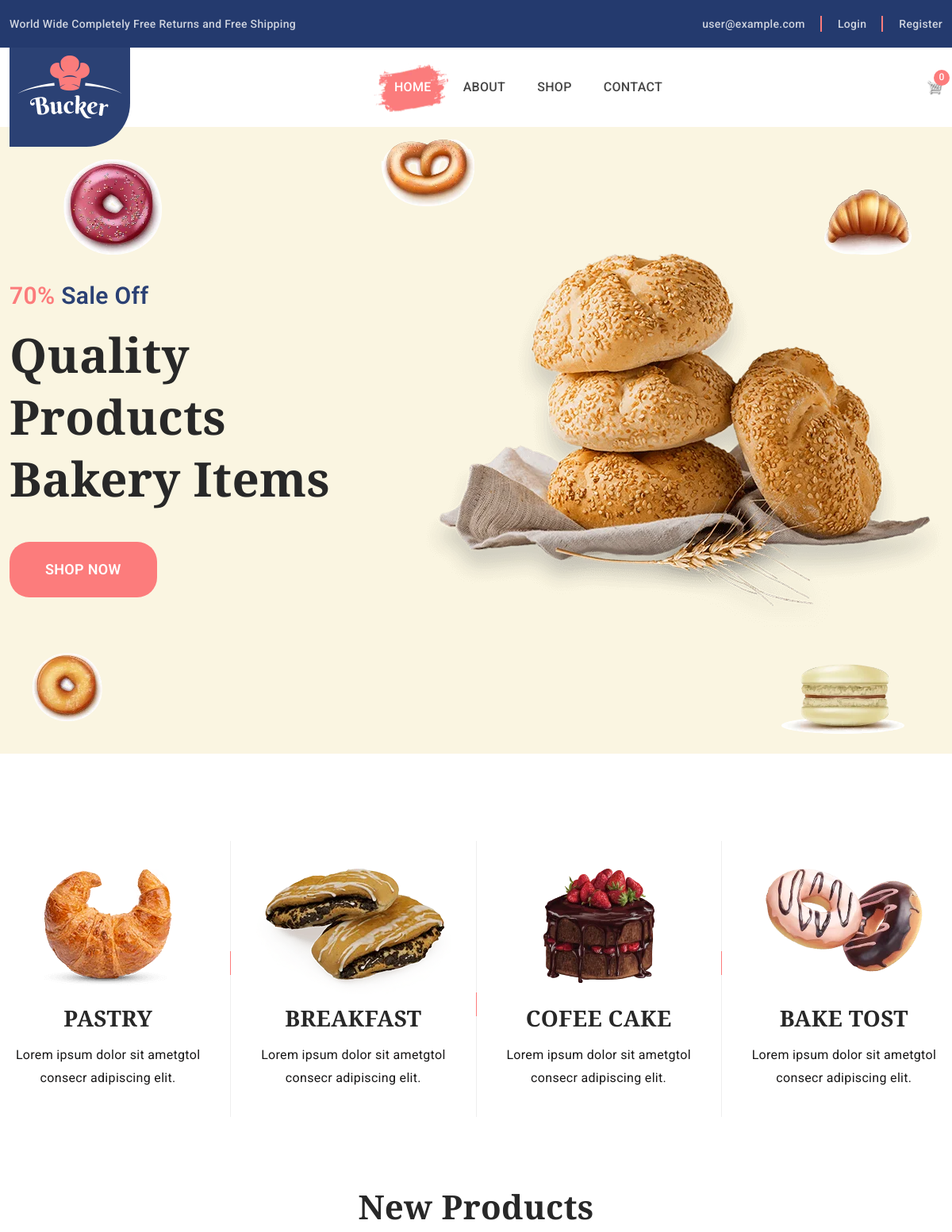
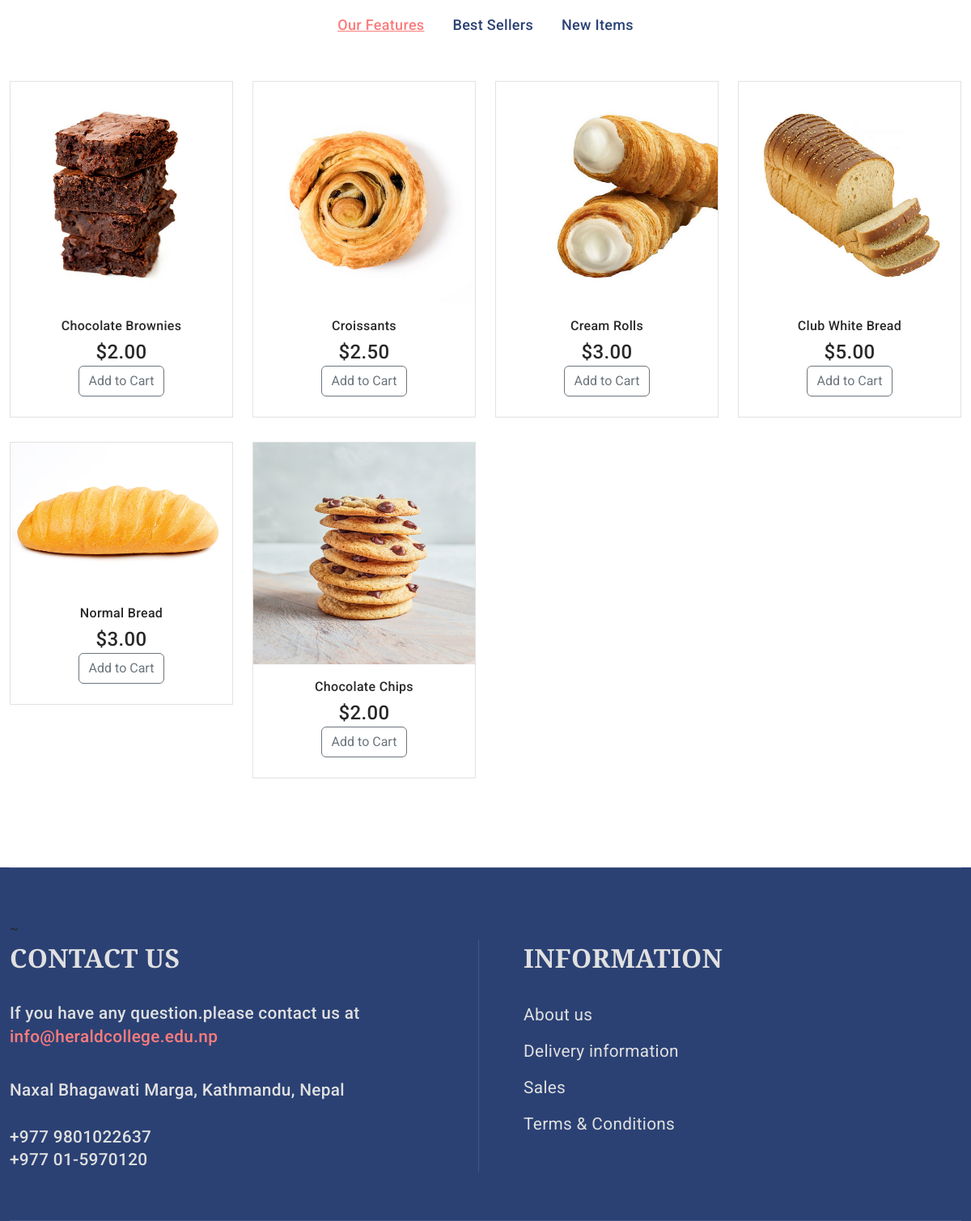
The page / on the database its author committed (2 pictures, top to bottom).
### Home/models.py (models this page shows, shortened)
class Product(models.Model):
    name = models.CharField(max_length=200,null=True)
    price = models.FloatField()
    description = models.TextField(max_length=250,null=True)
    image = models.ImageField(null=True,blank=True,upload_to='images/')
    date = models.DateField(auto_created=True,auto_now_add=True)
    category = models.ForeignKey(Category, on_delete=models.CASCADE)
    @property
    def imageURL(self):
        try:
            url = self.image.url
        except:
            url = ''
        return url

### Home/views.py (the view)
# urls.py: 2. Add a URL to urlpatterns:  path('', views.home, name='home')
def home(request):
    email = None
    products = Product.objects.all()
    order = None
    if request.user.is_authenticated:
        email = request.user.email
        customer = request.user.customer
        order, created = Order.objects.get_or_create(customer=customer, complete=False)
        items = order.orderitem_set.all()
        cartItems = order.get_cart_items
    else:
        items = []
        order = {
            'get_cart_total': 0,
            'get_cart_items': 0,
            'shipping': False,
        }
        cartItems = order['get_cart_items']
    context = {
        'order': order,
        'email': email,
        'products': products,
        'cartItems': cartItems,
    }
    return render(request, 'index.html', context=context)

### templates/index.html (shortened to what this page needs)
{% load static %}
<!doctype html>
<html class="no-js" lang="zxx">
<head>
    <link rel="stylesheet" href="{% static 'css/vendor/bootstrap.min.css' %}">
    <link rel="stylesheet" href="{% static 'css/slick.css' %}">
    <link rel="stylesheet" href="{% static 'css/owl.carousel.min.css' %}">
    <link rel="stylesheet" href="{% static 'css/ionicons.min.css' %}">
    <link rel="stylesheet" href="{% static 'css/pe-icon-7-stroke.css' %}">
    <link rel="stylesheet" href="{% static 'css/animate.css' %}">
    <link rel="stylesheet" href="{% static 'css/nice-select.css' %}">
    <link rel="stylesheet" href="{% static 'css/magnific-popup.css' %}">
    <link rel="stylesheet" href="{% static 'css/jquery-ui.min.css' %}">
    <link rel="stylesheet" href="{% static 'css/style.css' %}">
</head>
<body>
<header class="header_section">
    <div class="header_top">
        <div class="container">
            <div class="row">
                <div class="col-12">
                    <div class="header_top_inner d-flex justify-content-between">
                        <div class="welcome_text">
                            <p>World Wide Completely Free Returns and Free Shipping</p>
                        </div>
                        <div class="header_top_sidebar d-flex align-items-center">
                            <ul class="d-flex">
                                <li> <a href="mailto:{{ 'demo@example.com' }}">{{ email|default:'user@example.com' }}</a></li>
                                {% if user.is_authenticated %}
                                <li class="account_link"> <i class="icofont-user-alt-7"></i><a href="{% url 'acccount'%}">Account</a>
                                    <ul class="dropdown_account_link">
                                        <li><a href="{% url 'acccount' %}">My Account</a></li>
                                        <li><a href="{% url 'logout' %}">Logout</a></li>
                                    </ul>
                                </li>
                                {% else %}
                                <li><a href="{% url 'login' %}">Login</a></li>
                                <li><a href="{% url 'register' %}">Register</a></li>
                                {% endif %}
                            </ul>
                        </div>
                    </div>
                </div>
            </div>
        </div>
    </div>
        <div class="container">
            <div class="row">
                <div class="col-12">
                    <div class="main_header d-flex justify-content-between align-items-center">
                        <div class="header_logo">
                            <a class="sticky_none" href="{% url "index" %}"><img src="{% static 'img/logo/logo.png'%}" alt=""></a>
                        </div>
                        <div class="main_menu d-none d-lg-block">
                            <nav>
                                <ul class="d-flex">
                                    <li><a class="active" href="{% url 'index'%}">Home</a></li>
                                    <li><a href="{% url 'about' %}">About</a></li>
                                    <li> <a href="{% url 'shop' %}">Shop</a></li>
                                    <li><a href="{% url 'contact'%}">Contact</a></li>
                                </ul>
                            </nav>
                        </div>
                        <div class="header_account">
                            <ul class="d-flex">
                                <li class="shopping_cart">
                                    <a href="{% url 'cart' %}">
                                        <span class="item_count">{{ cartItems }}</span>
                                        <span class="cart_logo" style="display: inline-block;">
                                            <img src="{% static 'img/logo/cart.png' %}" alt="Cart Logo" style="width: 20px; height: 20px;">
                                        </span>
                                    </a>
                                </li>
                            </ul>
                        </div>
                    </div>
                </div>
            </div>
        </div>
    </header>
    <div class="hero_banner_section d-flex align-items-center mb-110">
        <div class="container">
            <div class="hero_banner_inner">
                <div class="row align-items-center">
                    <div class="col-lg-5">
                        <div class="hero_content">
                            <h3 class="wow fadeInUp" data-wow-delay="0.1s" data-wow-duration="1.1s"><span>70%</span> Sale Off</h3>
                            <h1 class="wow fadeInUp" data-wow-delay="0.2s" data-wow-duration="1.2s">Quality Products Bakery Items</h1>
                            <a class="btn btn-link wow fadeInUp" data-wow-delay="0.3s" data-wow-duration="1.3s" href="{%url "shop"%}">Shop Now</a>
                        </div>
                    </div>
                    <div class="col-lg-7">
                        <div class="hero_shape_banner">
                            <img class="banner_keyframes_animation wow" src="{% static 'img/bg/hero-banner-shape.png'%}" alt="">
                        </div>
                    </div>
                </div>
            </div>
        </div>
        <div class="hero_mini_shape shape1">
            <img src="{% static 'img/others/hero-mini-shape1.png'%}" alt="">
        </div>
        <div class="hero_mini_shape shape2">
            <img src="{% static 'img/others/hero-mini-shape2.png'%}" alt="">
        </div>
        <div class="hero_mini_shape shape3">
            <img src="{% static 'img/others/hero-mini-shape3.png'%}" alt="">
        </div>
        <div class="hero_mini_shape shape4">
            <img src="{% static 'img/others/hero-mini-shape4.png'%}" alt="">
        </div>
        <div class="hero_mini_shape shape5">
            <img src="{% static 'img/others/hero-mini-shape5.png'%}" alt="">
        </div>
    </div>
    <div class="service_section mb-86">
        <div class="container">
            <div class="row">
                <div class="col-12">
                    <div class="services_section_inner d-flex justify-content-between">
                        <div class="single_services one text-center wow fadeInUp" data-wow-delay="0.1s" data-wow-duration="1.1s">
                            <div class="services_thumb">
                                <img src="{% static 'img/others/services1.png'%}" alt="">
                            </div>
                            <div class="services_content">
                                <h3><a href="{% url 'shop'%}">Pastry</a></h3>
                                <p>Lorem ipsum dolor sit ametgtol consecr adipiscing elit.</p>
                            </div>
                        </div>
                        <div class="single_services two text-center wow fadeInUp" data-wow-delay="0.2s" data-wow-duration="1.2s">
                            <div class="services_thumb">
                                <img src="{% static 'img/others/services2.png'%}" alt="">
                            </div>
                            <div class="services_content">
                                <h3><a href="{% url 'shop'%}">Breakfast</a></h3>
                                <p>Lorem ipsum dolor sit ametgtol consecr adipiscing elit.</p>
                            </div>
                        </div>
                        <div class="single_services three text-center wow fadeInUp" data-wow-delay="0.3s" data-wow-duration="1.3s">
                            <div class="services_thumb">
                                <img src="{% static 'img/others/services3.png'%}" alt="">
                            </div>
                            <div class="services_content">
                                <h3><a href="{% url 'shop'%}">Cofee Cake</a></h3>
                                <p>Lorem ipsum dolor sit ametgtol consecr adipiscing elit.</p>
                            </div>
                        </div>
                        <div class="single_services four text-center wow fadeInUp" data-wow-delay="0.4s" data-wow-duration="1.4s">
                            <div class="services_thumb">
                                <img src="{% static 'img/others/services4.png'%}" alt="">
                            </div>
                            <div class="services_content">
                                <h3><a href="{% url 'shop'%}">Bake Tost</a></h3>
                                <p>Lorem ipsum dolor sit ametgtol consecr adipiscing elit.</p>
                            </div>
                        </div>
                    </div>
                </div>
            </div>
        </div>
    </div>
    <div class="product_section mb-80 wow fadeInUp" data-wow-delay="0.1s" data-wow-duration="1.1s">
        <div class="container">
            <div class="product_header">
                <div class="section_title text-center">
                    <h2>New Products</h2>
                </div>
                <div class="product_tab_button">
                    <ul class="nav justify-content-center" role="tablist" id="nav-tab">
                        <li>
                            <a class="active" data-toggle="tab" href="#features" role="tab" aria-controls="features" aria-selected="false">Our Features </a>
                        </li>
                        <li>
                            <a data-toggle="tab" href="#seller" role="tab" aria-controls="seller" aria-selected="false">
                                Best Sellers </a>
                        </li>
                        <li>
                            <a data-toggle="tab" href="#sales" role="tab" aria-controls="sales" aria-selected="false">New Items </a>
                        </li>
                    </ul>
                </div>
            </div>
            <div class="tab-content product_container">
                <div class="tab-pane fade show active" id="features" role="tabpanel">
                    <div class="product_gallery">
                        <div class="row">
                            {% for product in products %}
                            <div class="col-lg-3 col-md-4 col-sm-6">
                                <article class="single_product">
                                    <figure>
                                        <div class="product_thumb">
                                            <a href="#"><img src="{{product.imageURL}}" alt=""></a>
                                        </div>
                                        <figcaption class="product_content text-center">
                                            <h4><a href="single-product.html">{{product.name}}</a></h4>
                                            <div class="price_box">
                                                <span class="current_price">${{product.price|floatformat:2}}</span>
                                            </div>
                                            <div class="product_buttons">
                                                <button data-product="{{product.id}}" data-action="add" class="btn btn-outline-secondary add-btn update-cart">Add to Cart</button>
                                            </div>
                                        </figcaption>
                                    </figure>
                                </article>
                            </div>
                            {% endfor %}
                        </div>
                    </div>
                </div>
            </div>
        </div>
    </div>
    <footer class="footer_widgets">
        <div class="container">
            <div class="main_footer">~
                <div class="row">
                    <div class="col-12">
                        <div class="main_footer_inner d-flex">
                            <div class="footer_widget_list contact footer_list_width">
                                <h3 style ="font-size: 2rem;">Contact Us</h3>
                                <div class="footer_contact_desc">
                                    <p style="font-size: 1.3rem; padding: 5px 0;" >If you have any question.please contact us at  <a href="#"> info@heraldcollege.edu.np</a></p>
                                </div>
                                <div class="footer_contact_info">
                                    <div class="footer_contact_info_list d-flex align-items-center">
                                        <div class="footer_contact_info_text">
                                            <p style="font-size: 1.3rem; padding: 5px 0;">Naxal Bhagawati Marga,
                                                Kathmandu, Nepal</p>
                                        </div>
                                    </div>
                                    <div class="footer_contact_info_list d-flex align-items-center">
                                        <div class="footer_contact_info_text">
                                            <ul>
                                                <li><a style="font-size: 1.3rem; padding: 5px 0;" href="+977 9801022637">+977 9801022637</a>
                                                </li>
                                                <li><a style="font-size: 1.3rem; padding: 5px 0;" href="+977 01-5970120">+977 01-5970120</a>
                                                </li>
                                            </ul>
                                        </div>
                                    </div>
                                </div>
                            </div>
                            <div class="footer_menu_widget footer_list_width middle d-flex" >
                                <div class="footer_widget_list">
                                  <h3 style ="font-size: 2rem;">Information</h3>
                                  <div class="footer_menu">
                                    <ul>
                                      <li><a style="font-size: 1.3rem; padding: 5px 0;" href="{% url 'about'%}"> About us</a></li>
                                      <li><a style="font-size: 1.3rem; padding: 5px 0;" href="{% url 'contact'%}">Delivery information</a></li>
                                      <li><a style="font-size: 1.3rem; padding: 5px 0;" href="{% url 'contact'%}">Sales</a></li>
                                      <li><a style="font-size: 1.3rem; padding: 5px 0;" href="{% url 'contact'%}">Terms & Conditions</a></li>
                                    </ul>
                                  </div>
                                </div>
                              </div>
                        </div>
                    </div>
                </div>
            </div>
        </div>
    </footer>
</body>
</html>

### templates/index.html (style rules this page uses)
.cart_logo img { width: 30px; height: 30px; }

### rows shown on the page
Product: imageURL (picture), name "Chocolate Brownies", price "2.00"
Product: imageURL (picture), name "Croissants", price "2.50"
Product: imageURL (picture), name "Cream Rolls", price "3.00"
Product: imageURL (picture), name "Club White Bread", price "5.00"
Product: imageURL (picture), name "Normal Bread", price "3.00"
Product: imageURL (picture), name "Chocolate Chips", price "2.00"

### other values the page prints
{{ email|default:'user@example.com' }} "user@example.com"
{{ cartItems }} "0"
